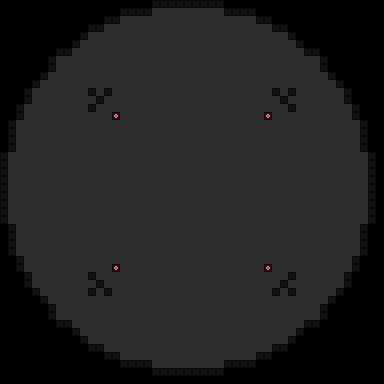

This is a level from a 2D game, rendered from its Tiled map with the project's own tilesets. A one-line summary and the map file follow, with tile-layer data summarised:
An orthogonal 48x48 tile map with 8x8 px tiles, 1 tile layer (Tile Layer 1) and 9 objects (2x mr_fire, 2x mr_warrior, 2x mr_small_warrior, player, mr_phoenix, ...).

<map version="1.10" tiledversion="1.11.0" orientation="orthogonal" renderorder="right-down" width="48" height="48" tilewidth="8" tileheight="8" infinite="0" nextlayerid="9" nextobjectid="17">
 <tileset firstgid="1" name="sheet" tilewidth="8" tileheight="8" tilecount="256" columns="16">
  <image source="../../../assets/sheet/color.png" width="128" height="128" />
 </tileset>
 <layer id="1" name="Tile Layer 1" width="48" height="48">
  <data>[2304 cells, 2304 non-empty, 4 distinct tile ids]</data>
 </layer>
 <objectgroup id="2" name="main">
  <object id="4" name="player" x="188.5" y="237.667">
   <point />
  </object>
 </objectgroup>
 <objectgroup id="7" name="fire_test">
  <object id="14" name="mr_fire" x="153.25" y="171.5">
   <point />
  </object>
  <object id="15" name="mr_phoenix" x="148.75" y="216.25">
   <point />
  </object>
  <object id="16" name="mr_fire" x="112.5" y="210.25">
   <point />
  </object>
 </objectgroup>
 <objectgroup id="4" name="other">
  <object id="12" name="mr_warrior" x="158" y="91.5">
   <point />
  </object>
  <object id="13" name="mr_warrior" x="183.25" y="89">
   <point />
  </object>
 </objectgroup>
 <objectgroup id="6" name="thing1">
  <object id="11" name="mr_small_warrior" x="190.25" y="151">
   <point />
  </object>
  <object id="2" name="mr_shadow" x="190.25" y="208.583">
   <point />
  </object>
  <object id="10" name="mr_small_warrior" x="148.25" y="198">
   <point />
  </object>
 </objectgroup>
</map>
